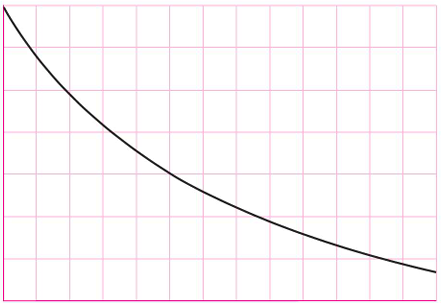
#> input picture Python/tabela.png, 441 x 303 px
$ python view.py
#> lines starting #> are read from the running program, lines starting #| are printed output that depends on the picture; after the words box and inside, x2 and y2 are one past the last pixel; in counts of white or black regions, pixels touching at a corner belong together
import cv2 as cv

img = cv.imread('tabela.png',cv.IMREAD_GRAYSCALE)
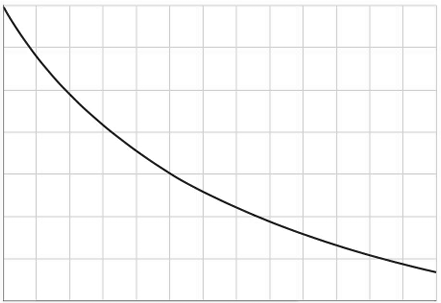
#> img: shape (303, 441); min 0, max 255, mean 249.2
ret,thresh = cv.threshold(img,160,255,cv.THRESH_BINARY)
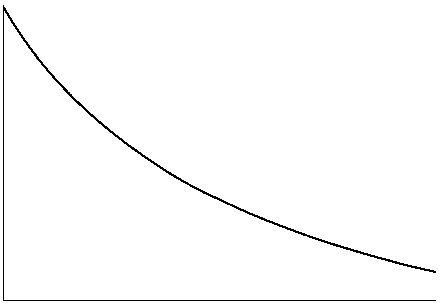
#> thresh: shape (303, 441); 98.6% white; black in thin lines or dots
cv.imwrite('thresh_tabela.png',thresh)

$ run again, with Python/Gráfico_gerado.png copied over Python/tabela.png
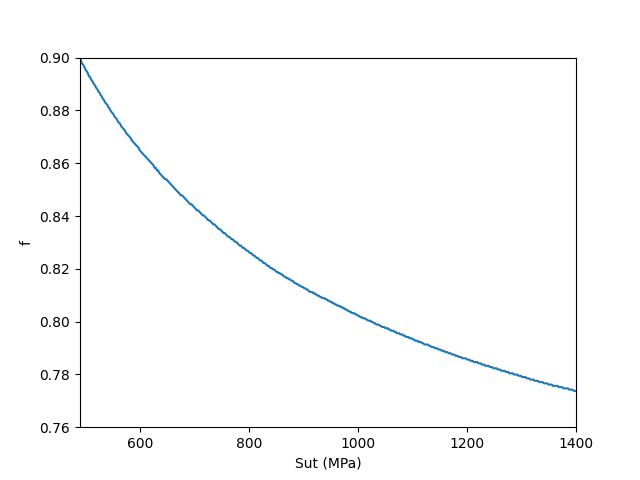
#> input picture Python/Gráfico_gerado.png, 640 x 480 px
#> `ret,thresh = cv.threshold(img,160,255,cv.THRESH_BINARY)`:
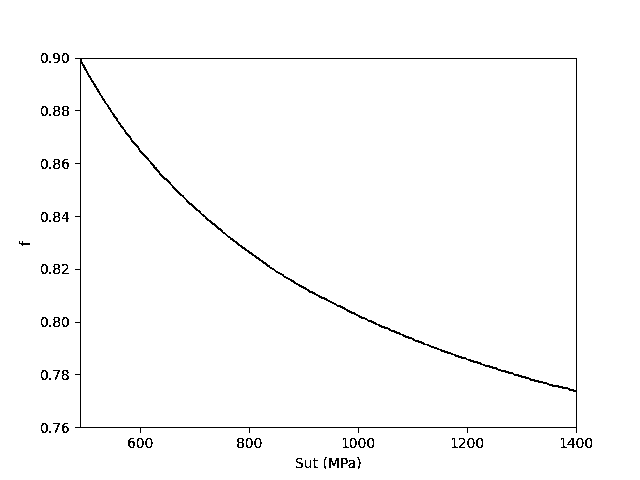
#> thresh: shape (480, 640); 98.5% white; black in thin lines or dots, all inside (x1, y1, x2, y2) = (19, 53, 592, 469)
